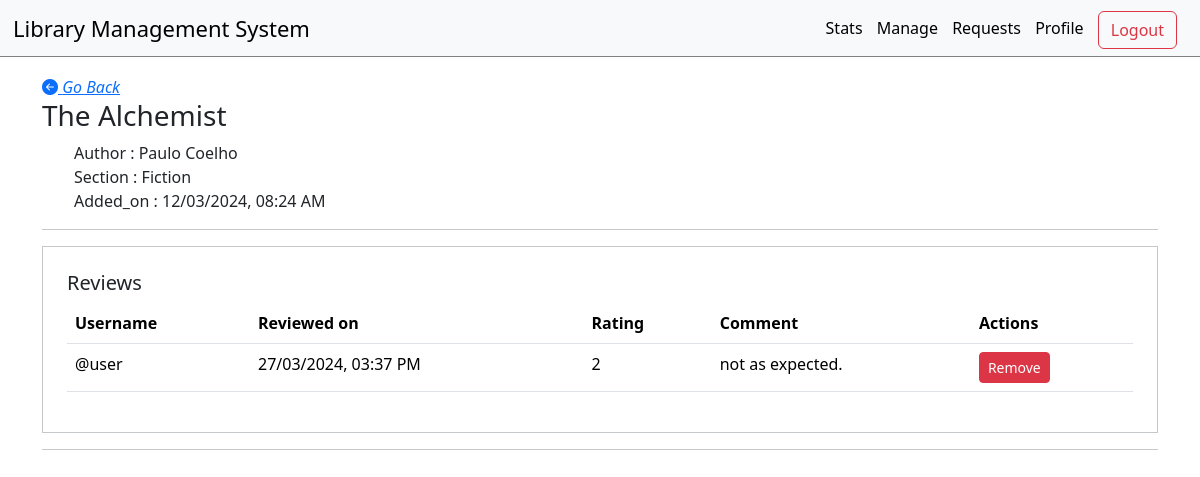
Screenshot of /manage/book/1 (signed in) with the database file from the repository.
### models.py (models this page shows)
class Books(db.Model):
    id = db.Column(db.Integer, primary_key = True)
    title = db.Column(db.String, nullable = False)
    author = db.Column(db.String, nullable = False)
    content = db.Column(db.String)
    added_on = db.Column(db.DateTime, nullable = False)
    price = db.Column(db.Float, nullable = False)
    section_id = db.Column(db.Integer, db.ForeignKey("sections.id"))
    borrows = db.relationship('Borrowings', backref = 'book', cascade = 'all, delete')
    bought  = db.relationship('Buys', backref = 'book', cascade = 'all, delete')
    reqst  = db.relationship('Requests', backref = 'book', cascade = 'all, delete')
    reviews = db.relationship('Reviews', backref = 'book', cascade = 'all, delete')

class Sections(db.Model):
    id = db.Column(db.Integer, primary_key=True)
    name = db.Column(db.String, unique=True, nullable = False)
    description = db.Column(db.String)
    created_on = db.Column(db.DateTime, nullable = False)
    books = db.relationship('Books', backref = 'section', cascade = 'all, delete')

class Reviews(db.Model):
    id = db.Column(db.Integer, primary_key=True)
    rating = db.Column(db.Integer, nullable = False)
    comment = db.Column(db.String)
    reviewed_on = db.Column(db.DateTime, nullable = False)
    user_id = db.Column(db.Integer, db.ForeignKey("users.id"), nullable = False)
    book_id = db.Column(db.Integer, db.ForeignKey("books.id"), nullable = False)

class Users(db.Model):
    id = db.Column(db.Integer, primary_key = True)
    username = db.Column(db.String, unique = True, nullable = False)
    password = db.Column(db.String, nullable = False)
    name = db.Column(db.String, nullable = False)
    is_admin = db.Column(db.Boolean, default = False)

### routes.py (the view)
@app.route('/manage/book/<int:id>')
@admin_required
def view_book(id):
    book = Books.query.get(id)
    if not book:
        flash("Book does not exists!!", category="error")
        return redirect(url_for('section'))
    borrows = Borrowings.query.filter_by(book_id=id, returned_on=None).all()
    return render_template('view_book.html', book=book, borrows=borrows, username=get_usernames(), is_admin=True)

### func.py (called while the page is built)
def get_usernames():
    users = Users.query.all()
    username = {}
    for user in users:
        username[user.id] = user.username
    return username

### routes.py (called while the page is built)
def admin_required(func):
    @wraps(func)
    def inner(*args, **kwargs):
        if 'user_id' not in session:
            flash('Please login to continue')
            return redirect(url_for('login'))
        user = Users.query.filter_by(id=session['user_id']).first()
        if not user.is_admin:
            flash('You are not authorized to access this page')
            return redirect(url_for('index'))
        return func(*args, **kwargs)
    return inner

### templates/view_book.html (shortened to what this page needs)
{% extends 'layout.html' %}
{% block content %}
<a href="{{url_for('view_section', id=book.section.id)}}"><i class="bi bi-arrow-left-circle-fill"> Go Back</i></a>
<h3>{{book.title}}</h3>
<div>
    <ul class="no-bullets">
        <li>Author : {{book.author}}</li>
        <li>Section : {{book.section.name}}</li>
        <li>Added_on : {{book.added_on.strftime("%d/%m/%Y, %I:%M %p")}}</li>
    </ul>
    <hr>
</div>
<div>
    {% if book.reviews|length>0 %}
    <div class="border border-secondary-subtle p-4">
        <h5>Reviews</h5>
        <table class="table table-hover">
            <thead>
                <tr>
                    <th scope="col">Username</th>
                    <th scope="col">Reviewed on</th>
                    <th scope="col">Rating</th>
                    <th scope="col">Comment</th>
                    <th scope="col">Actions</th>
                </tr>
            </thead>
            <tbody>
                {% for item in book.reviews %}
                <tr>
                    <td>@{{username[item.user_id]}}</td>
                    <td>{{item.reviewed_on.strftime("%d/%m/%Y, %I:%M %p")}}</td>
                    <td>{{item.rating}}</td>
                    <td>{{item.comment}}</td>
                    <td>
                        <div>
                            <a href="{{url_for('remove_review', id=item.id)}}" class="btn btn-danger btn-sm">
                                Remove</a>
                        </div>
                    </td>
                </tr>
                {% endfor %}
            </tbody>
        </table>
    </div>
    <hr>
    {% endif %}
</div>
{% endblock %}

### static/style.css (style rules this page uses)
.no-bullets { list-style-type: none; }

### rows the page displays
Books: title "The Alchemist", author "Paulo Coelho", added_on "12/03/2024, 08:24 AM"
Sections: section.name "Fiction"
Reviews: reviewed_on "27/03/2024, 03:37 PM", rating "2", comment "not as expected."
Users: username "user"
